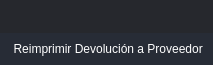
       <widget class="QFrame" name="frame_top">
        <property name="minimumSize">
         <size>
          <width>0</width>
          <height>65</height>
         </size>
        </property>
        <property name="maximumSize">
         <size>
          <width>16777215</width>
          <height>65</height>
         </size>
        </property>
        <property name="styleSheet">
         <string notr="true">background-color: transparent;</string>
        </property>
        <property name="frameShape">
         <enum>QFrame::NoFrame</enum>
        </property>
        <property name="frameShadow">
         <enum>QFrame::Raised</enum>
        </property>
        <layout class="QHBoxLayout" name="horizontalLayout_3">
         <property name="spacing">
          <number>0</number>
         </property>
         <property name="leftMargin">
          <number>0</number>
         </property>
         <property name="topMargin">
          <number>0</number>
         </property>
         <property name="rightMargin">
          <number>0</number>
         </property>
         <property name="bottomMargin">
          <number>0</number>
         </property>
         <item>
          <widget class="QFrame" name="frame_toggle">
           <property name="maximumSize">
            <size>
             <width>70</width>
             <height>16777215</height>
            </size>
           </property>
           <property name="styleSheet">
            <string notr="true">background-color: rgb(27, 29, 35);</string>
           </property>
           <property name="frameShape">
            <enum>QFrame::NoFrame</enum>
           </property>
           <property name="frameShadow">
            <enum>QFrame::Raised</enum>
           </property>
           <layout class="QVBoxLayout" name="verticalLayout_3">
            <property name="spacing">
             <number>0</number>
            </property>
            <property name="leftMargin">
             <number>0</number>
            </property>
            <property name="topMargin">
             <number>0</number>
            </property>
            <property name="rightMargin">
             <number>0</number>
            </property>
            <property name="bottomMargin">
             <number>0</number>
            </property>
           </layout>
          </widget>
         </item>
         <item>
          <widget class="QFrame" name="frame_top_right">
           <property name="styleSheet">
            <string notr="true">background: transparent;</string>
           </property>
           <property name="frameShape">
            <enum>QFrame::NoFrame</enum>
           </property>
           <property name="frameShadow">
            <enum>QFrame::Raised</enum>
           </property>
           <layout class="QVBoxLayout" name="verticalLayout_2">
            <property name="spacing">
             <number>0</number>
            </property>
            <property name="leftMargin">
             <number>0</number>
            </property>
            <property name="topMargin">
             <number>0</number>
            </property>
            <property name="rightMargin">
             <number>0</number>
            </property>
            <property name="bottomMargin">
             <number>0</number>
            </property>
            <item>
             <widget class="QFrame" name="frame_top_btns">
              <property name="maximumSize">
               <size>
                <width>16777215</width>
                <height>42</height>
               </size>
              </property>
              <property name="styleSheet">
               <string notr="true">background-color: rgba(27, 29, 35, 200)</string>
              </property>
              <property name="frameShape">
               <enum>QFrame::NoFrame</enum>
              </property>
              <property name="frameShadow">
               <enum>QFrame::Raised</enum>
              </property>
              <layout class="QHBoxLayout" name="horizontalLayout_4">
               <property name="spacing">
                <number>0</number>
               </property>
               <property name="leftMargin">
                <number>0</number>
               </property>
               <property name="topMargin">
                <number>0</number>
               </property>
               <property name="rightMargin">
                <number>0</number>
               </property>
               <property name="bottomMargin">
                <number>0</number>
               </property>
               <item>
                <widget class="QFrame" name="frame_label_top_btns">
                 <property name="sizePolicy">
                  <sizepolicy hsizetype="Expanding" vsizetype="Preferred">
                   <horstretch>0</horstretch>
                   <verstretch>0</verstretch>
                  </sizepolicy>
                 </property>
                 <property name="frameShape">
                  <enum>QFrame::NoFrame</enum>
                 </property>
                 <property name="frameShadow">
                  <enum>QFrame::Raised</enum>
                 </property>
                 <layout class="QHBoxLayout" name="horizontalLayout_10">
                  <property name="spacing">
                   <number>0</number>
                  </property>
                  <property name="leftMargin">
                   <number>5</number>
                  </property>
                  <property name="topMargin">
                   <number>0</number>
                  </property>
                  <property name="rightMargin">
                   <number>10</number>
                  </property>
                  <property name="bottomMargin">
                   <number>0</number>
                  </property>
                 </layout>
                </widget>
               </item>
               <item alignment="Qt::AlignRight">
                <widget class="QFrame" name="frame_btns_right">
                 <property name="sizePolicy">
                  <sizepolicy hsizetype="Expanding" vsizetype="Preferred">
                   <horstretch>0</horstretch>
                   <verstretch>0</verstretch>
                  </sizepolicy>
                 </property>
                 <property name="maximumSize">
                  <size>
                   <width>120</width>
                   <height>16777215</height>
                  </size>
                 </property>
                 <property name="frameShape">
                  <enum>QFrame::NoFrame</enum>
                 </property>
                 <property name="frameShadow">
                  <enum>QFrame::Raised</enum>
                 </property>
                 <layout class="QHBoxLayout" name="horizontalLayout_5">
                  <property name="spacing">
                   <number>0</number>
                  </property>
                  <property name="leftMargin">
                   <number>0</number>
                  </property>
                  <property name="topMargin">
                   <number>0</number>
                  </property>
                  <property name="rightMargin">
                   <number>0</number>
                  </property>
                  <property name="bottomMargin">
                   <number>0</number>
                  </property>
                 </layout>
                </widget>
               </item>
              </layout>
             </widget>
            </item>
            <item>
             <widget class="QFrame" name="frame_top_info">
              <property name="maximumSize">
               <size>
                <width>16777215</width>
                <height>65</height>
               </size>
              </property>
              <property name="styleSheet">
               <string notr="true">background-color: rgb(39, 44, 54);</string>
              </property>
              <property name="frameShape">
               <enum>QFrame::NoFrame</enum>
              </property>
              <property name="frameShadow">
               <enum>QFrame::Raised</enum>
              </property>
              <layout class="QHBoxLayout" name="horizontalLayout_8">
               <property name="spacing">
                <number>0</number>
               </property>
               <property name="leftMargin">
                <number>10</number>
               </property>
               <property name="topMargin">
                <number>0</number>
               </property>
               <property name="rightMargin">
                <number>10</number>
               </property>
               <property name="bottomMargin">
                <number>0</number>
               </property>
               <item>
                <widget class="QLabel" name="label">
                 <property name="styleSheet">
                  <string notr="true">font: 75 16pt &quot;MS Shell Dlg 2&quot;;
color: rgb(255, 255, 255);</string>
                 </property>
                 <property name="text">
                  <string> Reimprimir Devolución a Proveedor</string>
                 </property>
                 <property name="alignment">
                  <set>Qt::AlignCenter</set>
                 </property>
                </widget>
               </item>
              </layout>
             </widget>
            </item>
           </layout>
          </widget>
         </item>
        </layout>
       </widget>
